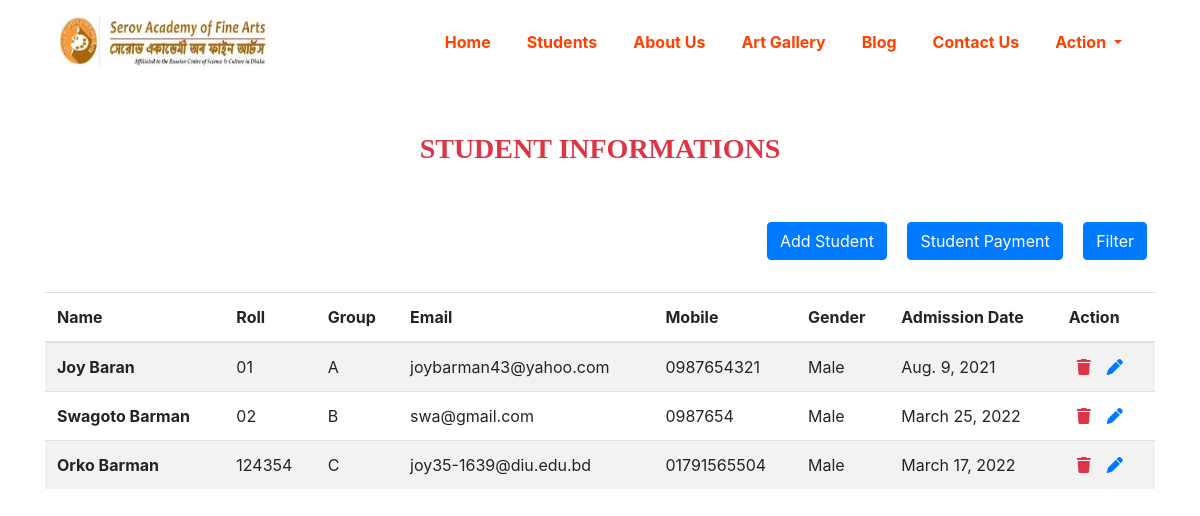
The app's page /students/, older data.
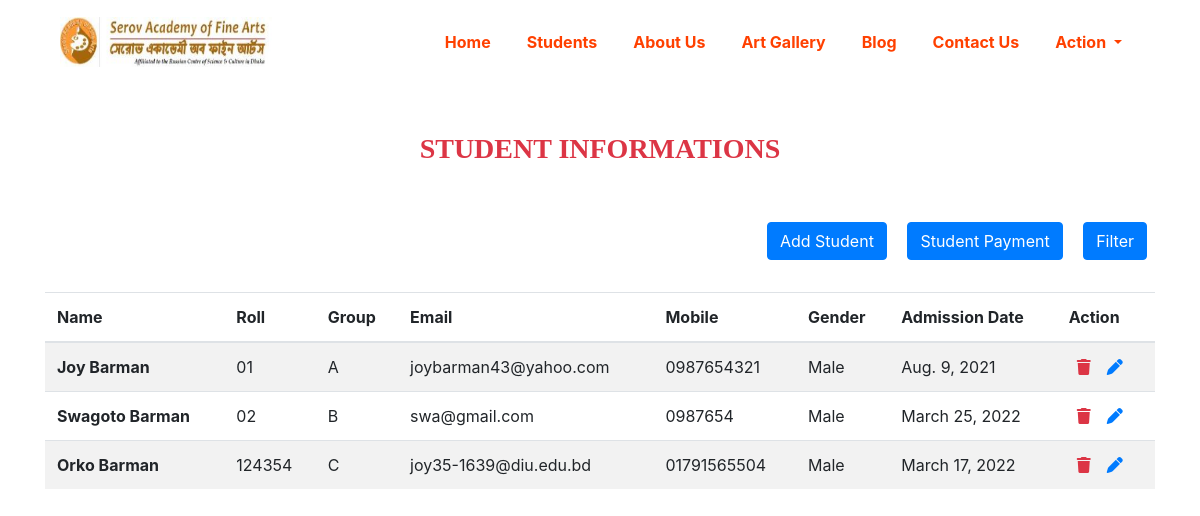
The same page, newer data.
### main/models.py (models this page shows, shortened)
class Student(models.Model):
    name =models.CharField(max_length=255)
    roll =models.CharField(max_length=255)
    group =models.ForeignKey(Group,on_delete=models.CASCADE)
    email =models.EmailField(max_length=255,null=True,blank=True)
    gender=models.CharField(max_length=10,choices=GENDER_CHOICES)
    mobile =models.CharField(max_length=255)
    photo = models.ImageField(upload_to='images/student/')
    blood =models.CharField(max_length=10,choices=BLOOD_CHOICES)
    address =models.CharField(max_length=255,null=True,blank=True)
    father_name =models.CharField(max_length=255,null=True,blank=True)
    mother_name =models.CharField(max_length=255,null=True,blank=True)
    admission_date =models.DateField()

class Group(models.Model):
    group=models.CharField(max_length=50)
    def __str__(self):
        return self.group

### main/views.py (the view)
# urls.py: path('students/', StudentView.as_view(), name="students"),
class StudentView(ListView):
    model = Student
    template_name = 'student.html'
    ordering = ['roll']

### main/templates/student.html
{% extends 'base.html' %}
{% block body %}
    <div class="container">
        <h3 class="text-uppercase font-weight-bold text-center text-danger my-5">student informations</h3>
            <div class="text-right">
                <a class="btn btn-primary text-white m-2" href="{% url 'add-student' %}">Add Student</a>
                <a class="btn btn-primary text-white m-2" href="{% url 'student-payment' %}">Student Payment</a>
                <a class="btn btn-primary text-white m-2">Filter</a>
            </div>
        <table class="table table-striped mt-4" >
            <thead>
            <tr>
                <th scope="col">Name</th>
                <th scope="col">Roll</th>
                <th scope="col">Group</th>
                <th scope="col">Email</th>
                <th scope="col">Mobile</th>
                <th scope="col">Gender</th>
                <th scope="col">Admission Date</th>
                <th scope="col">Action</th>
            </tr>
            </thead>
            <tbody>
            {% for student in object_list %}
                <tr>
                    <th scope="row" class="text-capitalize">{{ student.name }}</th>
                    <td>{{ student.roll }}</td>
                    <td>{{ student.group }}</td>
                    <td>{{ student.email }}</td>
                    <td>{{ student.mobile }}</td>
                    <td>{{ student.gender }}</td>
                    <td>{{ student.admission_date }}</td>
                    <td><a class="fas fa-trash text-danger mx-2" href="{% url 'delete-student' student.pk %}"></a><a class="fas fa-pen text-primary mx-2" href="{% url 'edit-student' student.pk %}"></a></td>
                </tr>
            {% endfor %}
            </tbody>
        </table>
    </div>
{% endblock %}

Row changes from the older to the newer data that the page shows:
changed Student "joybarman43@yahoo.com": name "Joy Baran" → "Joy Barman"
